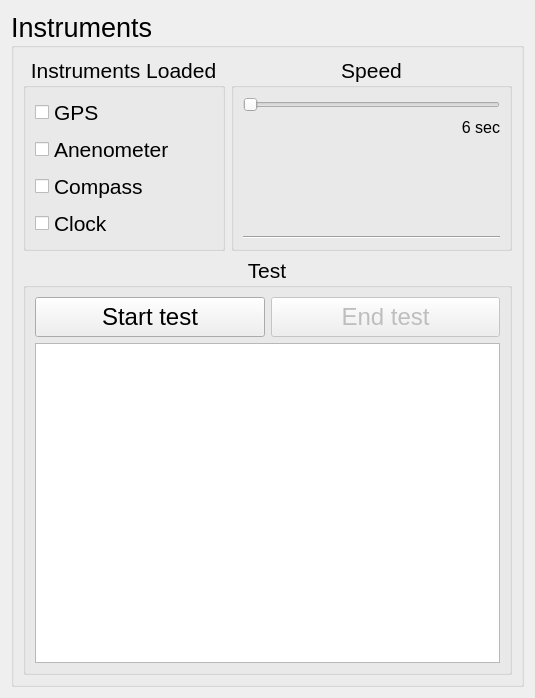
<?xml version="1.0" encoding="UTF-8"?>
<ui version="4.0">
 <class>SettingsUI</class>
 <widget class="QWidget" name="SettingsUI">
  <property name="geometry">
   <rect>
    <x>0</x>
    <y>0</y>
    <width>535</width>
    <height>698</height>
   </rect>
  </property>
  <layout class="QGridLayout" name="gridLayout_11">
   <item row="0" column="0">
    <widget class="QGroupBox" name="chartsBox_4">
     <property name="font">
      <font>
       <pointsize>20</pointsize>
      </font>
     </property>
     <property name="title">
      <string>Instruments</string>
     </property>
     <layout class="QGridLayout" name="gridLayout_2">
      <item row="2" column="0">
       <widget class="QGroupBox" name="groupBox_2">
        <property name="font">
         <font>
          <pointsize>16</pointsize>
         </font>
        </property>
        <property name="title">
         <string>Instruments Loaded</string>
        </property>
        <property name="alignment">
         <set>Qt::AlignHCenter|Qt::AlignTop</set>
        </property>
        <property name="flat">
         <bool>true</bool>
        </property>
        <layout class="QGridLayout" name="gridLayout">
         <item row="0" column="0">
          <widget class="QCheckBox" name="checkBox_GPS">
           <property name="text">
            <string>GPS</string>
           </property>
          </widget>
         </item>
         <item row="1" column="0">
          <widget class="QCheckBox" name="checkBox_Anenometer">
           <property name="text">
            <string>Anenometer</string>
           </property>
          </widget>
         </item>
         <item row="3" column="0">
          <widget class="QCheckBox" name="checkBox_Clock">
           <property name="text">
            <string>Clock</string>
           </property>
          </widget>
         </item>
         <item row="2" column="0">
          <widget class="QCheckBox" name="checkBox_Compass">
           <property name="text">
            <string>Compass</string>
           </property>
          </widget>
         </item>
        </layout>
       </widget>
      </item>
      <item row="2" column="1">
       <widget class="QGroupBox" name="groupBox_3">
        <property name="font">
         <font>
          <pointsize>16</pointsize>
         </font>
        </property>
        <property name="title">
         <string>Speed</string>
        </property>
        <property name="alignment">
         <set>Qt::AlignHCenter|Qt::AlignTop</set>
        </property>
        <property name="flat">
         <bool>true</bool>
        </property>
        <layout class="QVBoxLayout" name="verticalLayout_5">
         <item>
          <widget class="QSlider" name="horizontalSlider_velocity">
           <property name="orientation">
            <enum>Qt::Horizontal</enum>
           </property>
          </widget>
         </item>
         <item>
          <widget class="QLabel" name="speedSeg">
           <property name="font">
            <font>
             <pointsize>12</pointsize>
             <underline>false</underline>
            </font>
           </property>
           <property name="text">
            <string>6 sec</string>
           </property>
           <property name="textFormat">
            <enum>Qt::RichText</enum>
           </property>
           <property name="alignment">
            <set>Qt::AlignRight|Qt::AlignTop|Qt::AlignTrailing</set>
           </property>
          </widget>
         </item>
         <item>
          <widget class="Line" name="line">
           <property name="orientation">
            <enum>Qt::Horizontal</enum>
           </property>
          </widget>
         </item>
        </layout>
       </widget>
      </item>
      <item row="5" column="0" colspan="2">
       <widget class="QGroupBox" name="groupBox_4">
        <property name="font">
         <font>
          <pointsize>16</pointsize>
         </font>
        </property>
        <property name="title">
         <string>Test</string>
        </property>
        <property name="alignment">
         <set>Qt::AlignHCenter|Qt::AlignTop</set>
        </property>
        <property name="flat">
         <bool>true</bool>
        </property>
        <layout class="QVBoxLayout" name="verticalLayout_3">
         <item>
          <layout class="QHBoxLayout" name="horizontalLayout_6">
           <item>
            <widget class="QPushButton" name="pushButton_startTest">
             <property name="enabled">
              <bool>true</bool>
             </property>
             <property name="minimumSize">
              <size>
               <width>200</width>
               <height>40</height>
              </size>
             </property>
             <property name="font">
              <font>
               <family>Arial</family>
               <pointsize>18</pointsize>
              </font>
             </property>
             <property name="text">
              <string>Start test</string>
             </property>
            </widget>
           </item>
           <item>
            <widget class="QPushButton" name="pushButton_endTest">
             <property name="enabled">
              <bool>false</bool>
             </property>
             <property name="minimumSize">
              <size>
               <width>200</width>
               <height>40</height>
              </size>
             </property>
             <property name="font">
              <font>
               <family>Arial</family>
               <pointsize>18</pointsize>
              </font>
             </property>
             <property name="text">
              <string>End test</string>
             </property>
            </widget>
           </item>
          </layout>
         </item>
         <item>
          <widget class="QTextEdit" name="textEdit">
           <property name="enabled">
            <bool>true</bool>
           </property>
           <property name="sizePolicy">
            <sizepolicy hsizetype="Expanding" vsizetype="Expanding">
             <horstretch>0</horstretch>
             <verstretch>200</verstretch>
            </sizepolicy>
           </property>
           <property name="maximumSize">
            <size>
             <width>1677</width>
             <height>1677</height>
            </size>
           </property>
           <property name="font">
            <font>
             <family>Arial</family>
             <pointsize>12</pointsize>
            </font>
           </property>
          </widget>
         </item>
        </layout>
       </widget>
      </item>
     </layout>
    </widget>
   </item>
  </layout>
 </widget>
 <resources/>
 <connections/>
</ui>
